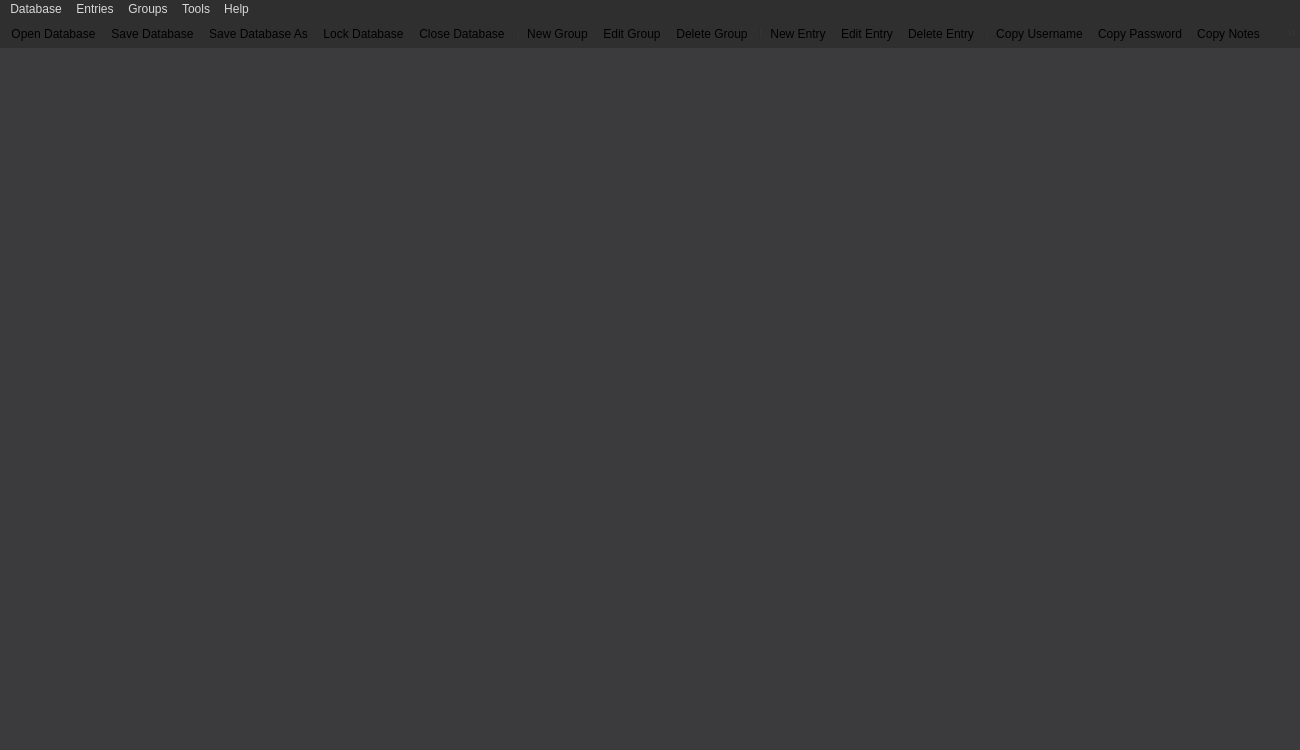
<?xml version="1.0" encoding="UTF-8"?>
<ui version="4.0">
 <class>MainWindow</class>
 <widget class="QMainWindow" name="MainWindow">
  <property name="geometry">
   <rect>
    <x>0</x>
    <y>0</y>
    <width>1300</width>
    <height>750</height>
   </rect>
  </property>
  <property name="minimumSize">
   <size>
    <width>1200</width>
    <height>750</height>
   </size>
  </property>
  <property name="windowTitle">
   <string>MainWindow</string>
  </property>
  <property name="styleSheet">
   <string notr="true">background-color: rgb(59, 59, 61);</string>
  </property>
  <widget class="QWidget" name="centralwidget">
   <layout class="QVBoxLayout" name="verticalLayout_3">
    <property name="leftMargin">
     <number>0</number>
    </property>
    <property name="topMargin">
     <number>0</number>
    </property>
    <property name="rightMargin">
     <number>0</number>
    </property>
    <property name="bottomMargin">
     <number>0</number>
    </property>
    <item>
     <widget class="QStackedWidget" name="stackedWidget">
      <property name="currentIndex">
       <number>6</number>
      </property>
      <widget class="QWidget" name="WelcomePage">
       <property name="styleSheet">
        <string notr="true">background-color: rgb(47, 47, 48);</string>
       </property>
       <layout class="QVBoxLayout" name="verticalLayout_2">
        <item>
         <layout class="QHBoxLayout" name="horizontalLayout">
          <item>
           <spacer name="horizontalSpacer">
            <property name="orientation">
             <enum>Qt::Horizontal</enum>
            </property>
            <property name="sizeHint" stdset="0">
             <size>
              <width>50</width>
              <height>20</height>
             </size>
            </property>
           </spacer>
          </item>
          <item>
           <widget class="WelcomeWidget" name="welcomeWidget" native="true">
            <property name="sizePolicy">
             <sizepolicy hsizetype="Fixed" vsizetype="Fixed">
              <horstretch>0</horstretch>
              <verstretch>0</verstretch>
             </sizepolicy>
            </property>
           </widget>
          </item>
          <item>
           <spacer name="horizontalSpacer_2">
            <property name="orientation">
             <enum>Qt::Horizontal</enum>
            </property>
            <property name="sizeHint" stdset="0">
             <size>
              <width>50</width>
              <height>20</height>
             </size>
            </property>
           </spacer>
          </item>
         </layout>
        </item>
       </layout>
      </widget>
      <widget class="QWidget" name="DatabasePage">
       <layout class="QVBoxLayout" name="verticalLayout_5">
        <item>
         <widget class="DatabaseWidget" name="databaseWidget" native="true"/>
        </item>
       </layout>
      </widget>
      <widget class="QWidget" name="UnlockPage">
       <layout class="QVBoxLayout" name="verticalLayout">
        <item>
         <layout class="QHBoxLayout" name="horizontalLayout_2">
          <item>
           <spacer name="horizontalSpacer_3">
            <property name="orientation">
             <enum>Qt::Horizontal</enum>
            </property>
            <property name="sizeHint" stdset="0">
             <size>
              <width>50</width>
              <height>20</height>
             </size>
            </property>
           </spacer>
          </item>
          <item>
           <widget class="UnlockWidget" name="unlockWidget" native="true">
            <property name="sizePolicy">
             <sizepolicy hsizetype="Fixed" vsizetype="Fixed">
              <horstretch>0</horstretch>
              <verstretch>0</verstretch>
             </sizepolicy>
            </property>
           </widget>
          </item>
          <item>
           <spacer name="horizontalSpacer_4">
            <property name="orientation">
             <enum>Qt::Horizontal</enum>
            </property>
            <property name="sizeHint" stdset="0">
             <size>
              <width>50</width>
              <height>20</height>
             </size>
            </property>
           </spacer>
          </item>
         </layout>
        </item>
       </layout>
      </widget>
      <widget class="QWidget" name="CreateDbPage">
       <layout class="QVBoxLayout" name="verticalLayout_4">
        <item>
         <layout class="QHBoxLayout" name="horizontalLayout_4">
          <item>
           <spacer name="horizontalSpacer_5">
            <property name="orientation">
             <enum>Qt::Horizontal</enum>
            </property>
            <property name="sizeHint" stdset="0">
             <size>
              <width>50</width>
              <height>20</height>
             </size>
            </property>
           </spacer>
          </item>
          <item>
           <widget class="createDBwidget" name="createWidget" native="true">
            <property name="sizePolicy">
             <sizepolicy hsizetype="Fixed" vsizetype="Fixed">
              <horstretch>0</horstretch>
              <verstretch>0</verstretch>
             </sizepolicy>
            </property>
           </widget>
          </item>
          <item>
           <spacer name="horizontalSpacer_6">
            <property name="orientation">
             <enum>Qt::Horizontal</enum>
            </property>
            <property name="sizeHint" stdset="0">
             <size>
              <width>50</width>
              <height>20</height>
             </size>
            </property>
           </spacer>
          </item>
         </layout>
        </item>
       </layout>
      </widget>
      <widget class="QWidget" name="EntryEditPage">
       <layout class="QVBoxLayout" name="verticalLayout_6">
        <item>
         <widget class="EditEntry" name="editEntryWidget" native="true"/>
        </item>
       </layout>
      </widget>
      <widget class="QWidget" name="EditGroupPage">
       <layout class="QVBoxLayout" name="verticalLayout_7">
        <item>
         <widget class="EditGroup" name="editGroupWidget" native="true"/>
        </item>
       </layout>
      </widget>
      <widget class="QWidget" name="PasswordGeneratorPage">
       <layout class="QVBoxLayout" name="verticalLayout_8">
        <item>
         <spacer name="verticalSpacer">
          <property name="orientation">
           <enum>Qt::Vertical</enum>
          </property>
          <property name="sizeHint" stdset="0">
           <size>
            <width>20</width>
            <height>237</height>
           </size>
          </property>
         </spacer>
        </item>
        <item>
         <widget class="PasswordGenereatorWidget" name="widget" native="true"/>
        </item>
        <item>
         <spacer name="verticalSpacer_2">
          <property name="orientation">
           <enum>Qt::Vertical</enum>
          </property>
          <property name="sizeHint" stdset="0">
           <size>
            <width>20</width>
            <height>236</height>
           </size>
          </property>
         </spacer>
        </item>
       </layout>
      </widget>
     </widget>
    </item>
   </layout>
  </widget>
  <widget class="QMenuBar" name="menubar">
   <property name="enabled">
    <bool>true</bool>
   </property>
   <property name="geometry">
    <rect>
     <x>0</x>
     <y>0</y>
     <width>1300</width>
     <height>25</height>
    </rect>
   </property>
   <property name="sizePolicy">
    <sizepolicy hsizetype="MinimumExpanding" vsizetype="Minimum">
     <horstretch>0</horstretch>
     <verstretch>0</verstretch>
    </sizepolicy>
   </property>
   <property name="mouseTracking">
    <bool>true</bool>
   </property>
   <property name="acceptDrops">
    <bool>true</bool>
   </property>
   <property name="styleSheet">
    <string notr="true">background-color: rgb(47, 47, 48);
color: rgb(216, 216, 216);
selection-background-color: rgb(0, 85, 0);
</string>
   </property>
   <widget class="QMenu" name="menuDatabase">
    <property name="autoFillBackground">
     <bool>false</bool>
    </property>
    <property name="styleSheet">
     <string notr="true">color: rgb(216, 216, 216);</string>
    </property>
    <property name="title">
     <string>Database</string>
    </property>
    <addaction name="actionNew_Database"/>
    <addaction name="actionOpen_Database"/>
    <addaction name="separator"/>
    <addaction name="actionSave_Database"/>
    <addaction name="actionSave_Database_As"/>
    <addaction name="separator"/>
    <addaction name="actionUpload_To_Dropbox"/>
    <addaction name="actionDownload_From_Dropbox"/>
    <addaction name="actionSync_With_Dropbox"/>
    <addaction name="separator"/>
    <addaction name="actionLock_Database"/>
    <addaction name="actionQuit"/>
   </widget>
   <widget class="QMenu" name="menuEntries">
    <property name="styleSheet">
     <string notr="true">color: rgb(216, 216, 216);</string>
    </property>
    <property name="title">
     <string>Entries</string>
    </property>
    <addaction name="actionNew_Entry"/>
    <addaction name="actionEdit_Entry"/>
    <addaction name="actionDelete_Entry"/>
    <addaction name="separator"/>
    <addaction name="actionCopy_Username"/>
    <addaction name="actionCopy_Password"/>
    <addaction name="separator"/>
    <addaction name="actionCopy_Notes"/>
    <addaction name="actionCopy_Title"/>
    <addaction name="actionCopy_Url"/>
   </widget>
   <widget class="QMenu" name="menuGroups">
    <property name="styleSheet">
     <string notr="true">color: rgb(216, 216, 216);</string>
    </property>
    <property name="title">
     <string>Groups</string>
    </property>
    <addaction name="actionNew_Group"/>
    <addaction name="actionEdit_Group"/>
    <addaction name="actionDelete_Group"/>
   </widget>
   <widget class="QMenu" name="menuTools">
    <property name="styleSheet">
     <string notr="true">color: rgb(216, 216, 216);</string>
    </property>
    <property name="title">
     <string>Tools</string>
    </property>
    <addaction name="actionPassword_Generetor"/>
    <addaction name="actionSettings"/>
   </widget>
   <widget class="QMenu" name="menuHelp">
    <property name="styleSheet">
     <string notr="true">color: rgb(216, 216, 216);</string>
    </property>
    <property name="title">
     <string>Help</string>
    </property>
    <addaction name="actionAbout"/>
   </widget>
   <addaction name="menuDatabase"/>
   <addaction name="menuEntries"/>
   <addaction name="menuGroups"/>
   <addaction name="menuTools"/>
   <addaction name="menuHelp"/>
  </widget>
  <widget class="QStatusBar" name="statusbar">
   <property name="styleSheet">
    <string notr="true">background-color: rgb(59, 59, 61);
</string>
   </property>
   <property name="sizeGripEnabled">
    <bool>true</bool>
   </property>
  </widget>
  <widget class="QToolBar" name="toolBar">
   <property name="enabled">
    <bool>true</bool>
   </property>
   <property name="sizePolicy">
    <sizepolicy hsizetype="Fixed" vsizetype="Fixed">
     <horstretch>0</horstretch>
     <verstretch>0</verstretch>
    </sizepolicy>
   </property>
   <property name="baseSize">
    <size>
     <width>0</width>
     <height>0</height>
    </size>
   </property>
   <property name="windowTitle">
    <string>toolBar</string>
   </property>
   <property name="autoFillBackground">
    <bool>false</bool>
   </property>
   <property name="styleSheet">
    <string notr="true">background-color: rgb(47, 47, 48);
border-color: rgb(46, 47, 48);</string>
   </property>
   <property name="movable">
    <bool>false</bool>
   </property>
   <property name="iconSize">
    <size>
     <width>40</width>
     <height>40</height>
    </size>
   </property>
   <property name="floatable">
    <bool>true</bool>
   </property>
   <attribute name="toolBarArea">
    <enum>TopToolBarArea</enum>
   </attribute>
   <attribute name="toolBarBreak">
    <bool>false</bool>
   </attribute>
   <addaction name="actionOpen_Database"/>
   <addaction name="actionSave_Database"/>
   <addaction name="actionSave_Database_As"/>
   <addaction name="actionLock_Database"/>
   <addaction name="actionClose_Database"/>
   <addaction name="separator"/>
   <addaction name="actionNew_Group"/>
   <addaction name="actionEdit_Group"/>
   <addaction name="actionDelete_Group"/>
   <addaction name="separator"/>
   <addaction name="actionNew_Entry"/>
   <addaction name="actionEdit_Entry"/>
   <addaction name="actionDelete_Entry"/>
   <addaction name="separator"/>
   <addaction name="actionCopy_Username"/>
   <addaction name="actionCopy_Password"/>
   <addaction name="actionCopy_Notes"/>
   <addaction name="actionCopy_Title"/>
   <addaction name="actionCopy_Url"/>
   <addaction name="separator"/>
   <addaction name="actionPassword_Generetor"/>
   <addaction name="actionSettings"/>
  </widget>
  <action name="actionNew_Database">
   <property name="icon">
    <iconset resource="res.qrc">
     <normaloff>:/Icons/add.png</normaloff>:/Icons/add.png</iconset>
   </property>
   <property name="text">
    <string>New  Database...</string>
   </property>
  </action>
  <action name="actionOpen_Database">
   <property name="icon">
    <iconset>
     <normaloff>:/MenuIcons/folder.png</normaloff>:/MenuIcons/folder.png</iconset>
   </property>
   <property name="text">
    <string>Open Database...</string>
   </property>
  </action>
  <action name="actionSave_Database_As">
   <property name="icon">
    <iconset>
     <normaloff>:/MenuIcons/download.png</normaloff>:/MenuIcons/download.png</iconset>
   </property>
   <property name="text">
    <string>Save Database As</string>
   </property>
  </action>
  <action name="actionSave_Database">
   <property name="icon">
    <iconset>
     <normaloff>:/MenuIcons/floppy.png</normaloff>:/MenuIcons/floppy.png</iconset>
   </property>
   <property name="text">
    <string>Save Database</string>
   </property>
  </action>
  <action name="actionClose_Database">
   <property name="icon">
    <iconset>
     <normaloff>:/MenuIcons/close.png</normaloff>:/MenuIcons/close.png</iconset>
   </property>
   <property name="text">
    <string>Close Database</string>
   </property>
  </action>
  <action name="actionLock_Database">
   <property name="icon">
    <iconset>
     <normaloff>:/MenuIcons/padlock.png</normaloff>:/MenuIcons/padlock.png</iconset>
   </property>
   <property name="text">
    <string>Lock Database</string>
   </property>
  </action>
  <action name="actionQuit">
   <property name="icon">
    <iconset>
     <normaloff>:/MenuIcons/sign-out.png</normaloff>:/MenuIcons/sign-out.png</iconset>
   </property>
   <property name="text">
    <string>Quit</string>
   </property>
  </action>
  <action name="actionNew_Entry">
   <property name="icon">
    <iconset>
     <normaloff>:/MenuIcons/add (1).png</normaloff>:/MenuIcons/add (1).png</iconset>
   </property>
   <property name="text">
    <string>New Entry...</string>
   </property>
  </action>
  <action name="actionEdit_Entry">
   <property name="icon">
    <iconset>
     <normaloff>:/MenuIcons/edit (1).png</normaloff>:/MenuIcons/edit (1).png</iconset>
   </property>
   <property name="text">
    <string>Edit Entry...</string>
   </property>
  </action>
  <action name="actionDelete_Entry">
   <property name="icon">
    <iconset>
     <normaloff>:/MenuIcons/x-mark.png</normaloff>:/MenuIcons/x-mark.png</iconset>
   </property>
   <property name="text">
    <string>Delete Entry...</string>
   </property>
  </action>
  <action name="actionCopy_Username">
   <property name="icon">
    <iconset>
     <normaloff>:/MenuIcons/id-card.png</normaloff>:/MenuIcons/id-card.png</iconset>
   </property>
   <property name="text">
    <string>Copy Username</string>
   </property>
  </action>
  <action name="actionCopy_Password">
   <property name="icon">
    <iconset>
     <normaloff>:/MenuIcons/key.png</normaloff>:/MenuIcons/key.png</iconset>
   </property>
   <property name="text">
    <string>Copy Password</string>
   </property>
  </action>
  <action name="actionCopy_Notes">
   <property name="icon">
    <iconset>
     <normaloff>:/MenuIcons/notes.png</normaloff>:/MenuIcons/notes.png</iconset>
   </property>
   <property name="text">
    <string>Copy Notes</string>
   </property>
  </action>
  <action name="actionCopy_Title">
   <property name="icon">
    <iconset>
     <normaloff>:/MenuIcons/title.png</normaloff>:/MenuIcons/title.png</iconset>
   </property>
   <property name="text">
    <string>Copy Title</string>
   </property>
  </action>
  <action name="actionCopy_Url">
   <property name="icon">
    <iconset>
     <normaloff>:/MenuIcons/web.png</normaloff>:/MenuIcons/web.png</iconset>
   </property>
   <property name="text">
    <string>Copy Url</string>
   </property>
  </action>
  <action name="actionNew_Group">
   <property name="icon">
    <iconset>
     <normaloff>:/MenuIcons/add (2).png</normaloff>:/MenuIcons/add (2).png</iconset>
   </property>
   <property name="text">
    <string>New Group...</string>
   </property>
  </action>
  <action name="actionEdit_Group">
   <property name="icon">
    <iconset>
     <normaloff>:/MenuIcons/writing.png</normaloff>:/MenuIcons/writing.png</iconset>
   </property>
   <property name="text">
    <string>Edit Group...</string>
   </property>
  </action>
  <action name="actionDelete_Group">
   <property name="icon">
    <iconset>
     <normaloff>:/MenuIcons/file.png</normaloff>:/MenuIcons/file.png</iconset>
   </property>
   <property name="text">
    <string>Delete Group...</string>
   </property>
  </action>
  <action name="actionPassword_Generetor">
   <property name="icon">
    <iconset>
     <normaloff>:/MenuIcons/die.png</normaloff>:/MenuIcons/die.png</iconset>
   </property>
   <property name="text">
    <string>Password Generetor</string>
   </property>
  </action>
  <action name="actionSettings">
   <property name="icon">
    <iconset>
     <normaloff>:/MenuIcons/setting.png</normaloff>:/MenuIcons/setting.png</iconset>
   </property>
   <property name="text">
    <string>Settings</string>
   </property>
  </action>
  <action name="actionAbout">
   <property name="text">
    <string>About</string>
   </property>
  </action>
  <action name="actionUpload_To_Dropbox">
   <property name="icon">
    <iconset resource="res.qrc">
     <normaloff>:/Icons/dropbox_upload.png</normaloff>:/Icons/dropbox_upload.png</iconset>
   </property>
   <property name="text">
    <string>Upload To Dropbox</string>
   </property>
  </action>
  <action name="actionDownload_From_Dropbox">
   <property name="icon">
    <iconset resource="res.qrc">
     <normaloff>:/Icons/dropbox_download.png</normaloff>:/Icons/dropbox_download.png</iconset>
   </property>
   <property name="text">
    <string>Download From Dropbox</string>
   </property>
  </action>
  <action name="actionSync_With_Dropbox">
   <property name="icon">
    <iconset resource="res.qrc">
     <normaloff>:/Icons/cloud.png</normaloff>:/Icons/cloud.png</iconset>
   </property>
   <property name="text">
    <string>Sync With Dropbox</string>
   </property>
  </action>
 </widget>
 <customwidgets>
  <customwidget>
   <class>WelcomeWidget</class>
   <extends>QWidget</extends>
   <header>welcomewidget.h</header>
   <container>1</container>
  </customwidget>
  <customwidget>
   <class>UnlockWidget</class>
   <extends>QWidget</extends>
   <header>unlockwidget.h</header>
   <container>1</container>
  </customwidget>
  <customwidget>
   <class>createDBwidget</class>
   <extends>QWidget</extends>
   <header>createdbwidget.h</header>
   <container>1</container>
  </customwidget>
  <customwidget>
   <class>DatabaseWidget</class>
   <extends>QWidget</extends>
   <header>databasewidget.h</header>
   <container>1</container>
  </customwidget>
  <customwidget>
   <class>EditEntry</class>
   <extends>QWidget</extends>
   <header>editentry.h</header>
   <container>1</container>
  </customwidget>
  <customwidget>
   <class>EditGroup</class>
   <extends>QWidget</extends>
   <header>editgroup.h</header>
   <container>1</container>
  </customwidget>
  <customwidget>
   <class>PasswordGenereatorWidget</class>
   <extends>QWidget</extends>
   <header>passwordgenereatorwidget.h</header>
   <container>1</container>
  </customwidget>
 </customwidgets>
 <resources>
  <include location="res.qrc"/>
 </resources>
 <connections/>
</ui>
